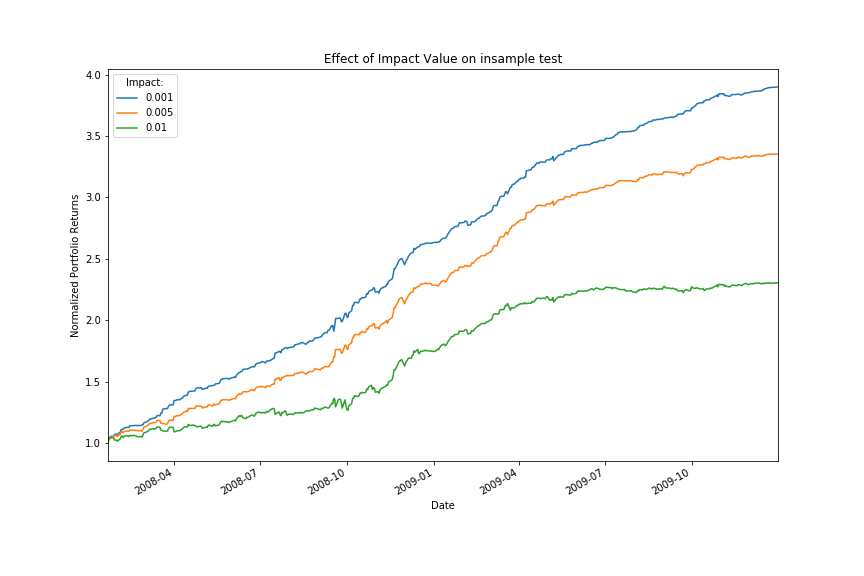

Here is the Python script that generated this plot:
"""
Student Name: Tharun Saranga
GT User ID: tsaranga3
GT ID: 903457046
"""
import datetime as dt
import numpy as np
import matplotlib.pyplot as plt
from StrategyLearner import StrategyLearner
from marketsimcode import compute_portvals

def author():
    return 'tsaranga3'


def experiment2_plot(impact = 0.0, symbol="JPM"):

    st = StrategyLearner(impact=impact)

    st.addEvidence(symbol=symbol,sd=dt.datetime(2008,1,1),ed=dt.datetime(2009,12,31),sv=100000)
    trades = st.testPolicy(symbol=symbol,sd=dt.datetime(2008,1,1),ed=dt.datetime(2009,12,31),sv=100000)

    portvals = compute_portvals(trades,symbol=symbol,impact=impact)
    nrm_portvals = portvals/portvals[0]

    cum_ret=(portvals[-1]/portvals[0])-1
    daily_ret=(portvals/portvals.shift(1))-1
    avg_daily_ret=daily_ret.mean()
    std_daily_ret=daily_ret.std()
    sharpe_ratio=np.sqrt(252)*(daily_ret).mean()/std_daily_ret

    # Portfolio details
    print("~~~~~~~~~~~~~~~~~~~~~~impact="+str(impact)+"~~~~~~~~~~~~~~~~~~~~~~~")
    print()
    print(f"Cumulative Return of Strategy: {cum_ret}")
    print()
    print(f"Standard Deviation of Strategy: {std_daily_ret}")
    print()
    print(f"Average Daily Return of Strategy: {avg_daily_ret}")
    print()
    print(f"Sharpe Ratio of Fund: {sharpe_ratio}")
    print()

    nrm_portvals.plot(label=str(impact))


if __name__ == "__main__":
#    print("~~~~~~~~~~~~~~insample_data~~~~~~~~~~~~~~")
#    print()
    plt.figure(figsize=(12,8))
    experiment2_plot(impact=0.001)
    experiment2_plot(impact=0.005)
    experiment2_plot(impact=0.01)
    plt.xlabel("Date")
    plt.ylabel("Normalized Portfolio Returns")
    plt.legend(title="Impact:")
    plt.title("Effect of Impact Value on insample test")
    plt.savefig("experiment2.png")